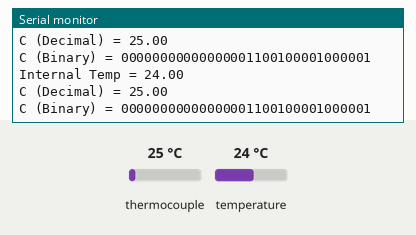
Simulated run of this sketch. Board: Arduino Leonardo, built with avr-gcc and run on an emulated ATmega32U4. On the bench: the last lines printed to the serial monitor. The test bench sets the inputs (shaded band); at power-on: thermocouple 25 °C, temperature 24 °C.

Above: at 1.7 s.
1.8 s: thermocouple set to 6 °C
At 3.0 s:
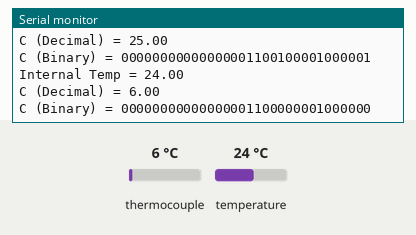
3.3 s: temperature set to 12 °C
At 4.0 s:
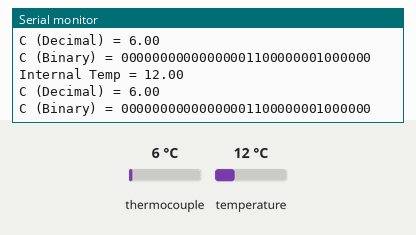
4.8 s: thermocouple set to 75 °C
At 6.1 s:
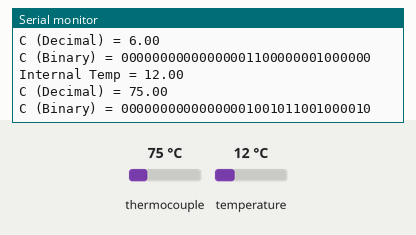
6.3 s: temperature set to 19 °C
At 7.4 s:
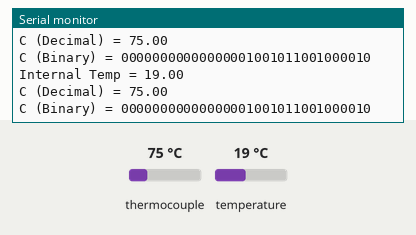
Timing chart, 0 to 8.8 s (numbered marks = the images above; inputs shaded):
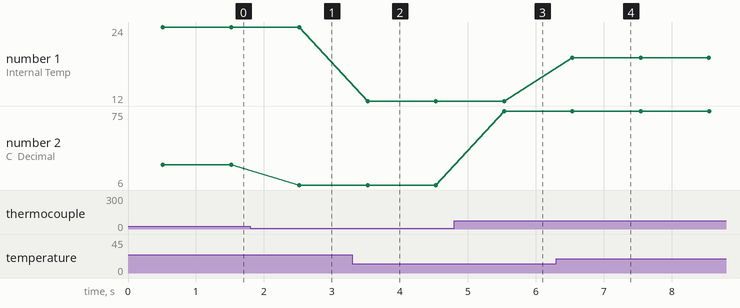

Measured:
- after the input at 1.8 s, the serial monitor: prints a new line after 0.72 s (image 1)
- after the input at 3.3 s, the serial monitor: prints a new line after 0.23 s (image 2)
- after the input at 4.8 s, the serial monitor: prints a new line after 0.74 s (image 3)
- after the input at 6.3 s, the serial monitor: prints a new line after 0.24 s (image 4)
- plotted number 1: 24 → 12 after the input at 3.3 s, 12 → 19 after the input at 6.3 s
- plotted number 2: 25 → 6 after the input at 1.8 s, 6 → 75 after the input at 4.8 s

The sketch:

32bit_select14bit.ino
```cpp
// pre setup - thermocouple
#include <SPI.h>
#include "Adafruit_MAX31855.h"
// Example creating a thermocouple instance with software SPI on any three
// digital IO pins.
#define MAXDO   12
#define MAXCS   11
#define MAXCLK  10

// initialize the Thermocouple
Adafruit_MAX31855 thermocouple(MAXCLK, MAXCS, MAXDO);

void setup() {
  // put your setup code here, to run once:
  Serial.begin(9600);
  while (!Serial) delay(1); // wait for Serial on Leonardo/Zero, etc
  Serial.println("MAX31855 test");
  // wait for MAX chip to stabilize
  delay(500);
  Serial.print("Initializing sensor...");
  if (!thermocouple.begin()) {
    Serial.println("ERROR.");
    while (1) delay(10);
  }
  Serial.println("DONE.");
}

void loop() {
  // read thermocouple
  // basic readout test, just print the current temp
  Serial.print("Internal Temp = ");
  double int_temp = thermocouple.readInternal();
  Serial.println(int_temp);

  double c = thermocouple.readCelsius();
  if (isnan(c)) {
    Serial.println("Something wrong with thermocouple!");
  } else {
    Serial.print("C (Decimal) = ");
    Serial.println(c);
    Serial.print("C (Binary) = ");
    Serial.println(floatToBinary(c));
  }

  delay(1000);
}

String floatToBinary(float value) {
  byte *ptr = (byte *)&value;
  String binaryString = "";
  for (int i = sizeof(float) - 1; i >= 0; i--) {
    for (int j = 7; j >= 0; j--) {
      binaryString += (*ptr >> j) & 1 ? '1' : '0';
    }
    ptr++;
  }
  return binaryString;
}
```
